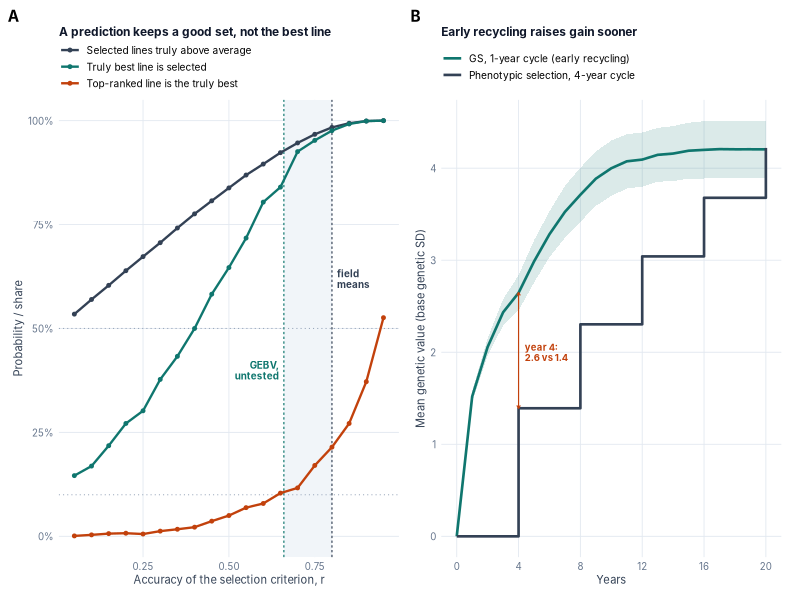
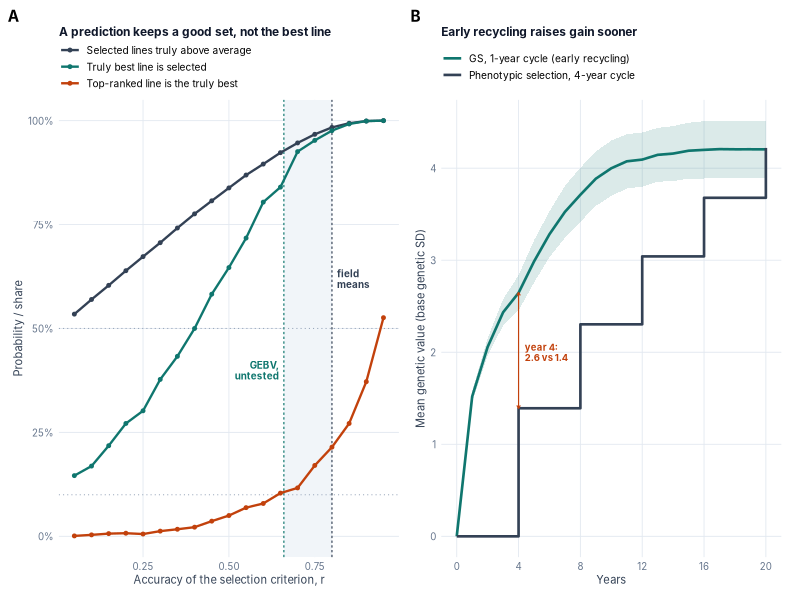

The R script that drew these images, in order:
# ==================================================================
# Fig. 4 - what genomic selection delivers
# (A) selecting on an imperfect predictor keeps a good set, not the best line
#     (data from Fig4A_selection_curves.R -> Fig4A_selection_curves.csv)
# (B) genetic gain over 20 years: GS with early recycling vs phenotypic selection
#     (data from Fig4B_multicycle_GS_vs_PS.R -> Fig4B_multicycle_summary.csv)
# Packages: ggplot2, patchwork
# ==================================================================
library(ggplot2); library(patchwork)
fam <- "Inter"
th <- theme_minimal(base_size = 8, base_family = fam) +
  theme(panel.grid.minor = element_blank(), panel.grid.major = element_line(colour = "#E2E8F0", linewidth = 0.3),
        axis.title = element_text(size = 8, colour = "#334155"), axis.text = element_text(size = 7, colour = "#64748B"),
        legend.position = "top", legend.justification = "left", legend.title = element_blank(),
        legend.text = element_text(size = 7.3), legend.key.width = unit(16, "pt"), legend.key.height = unit(8, "pt"),
        legend.margin = margin(0, 0, 0, 0), plot.margin = margin(14, 8, 4, 4),
        plot.title = element_text(face = "bold", size = 8.6, colour = "#0F172A"))

# ---- A: selection curves
a <- read.csv("Fig4A_selection_curves.csv")
a$what <- factor(a$what, levels = c("Selected lines truly above average", "Truly best line is selected",
                                    "Top-ranked line is the truly best"))
pA <- ggplot(a, aes(r, p, colour = what)) +
  annotate("rect", xmin = 0.66, xmax = 0.80, ymin = -Inf, ymax = Inf, fill = "#F1F5F9") +
  geom_vline(xintercept = 0.66, colour = "#0F766E", linetype = "22", linewidth = 0.4) +
  geom_vline(xintercept = 0.80, colour = "#334155", linetype = "22", linewidth = 0.4) +
  annotate("text", x = 0.645, y = 0.40, label = "GEBV,\nuntested", hjust = 1, size = 2.5, colour = "#0F766E",
           fontface = "bold", family = fam, lineheight = 0.9) +
  annotate("text", x = 0.815, y = 0.62, label = "field\nmeans", hjust = 0, size = 2.5, colour = "#334155",
           fontface = "bold", family = fam, lineheight = 0.9) +
  geom_hline(yintercept = c(0.5, 0.1), colour = "#94A3B8", linetype = "dotted", linewidth = 0.35) +
  geom_line(linewidth = 0.8) + geom_point(size = 1) +
  scale_colour_manual(values = c("#334155", "#0F766E", "#C2410C")) +
  scale_y_continuous(limits = c(0, 1), labels = scales::percent) +
  guides(colour = guide_legend(ncol = 1)) +
  labs(x = "Accuracy of the selection criterion, r", y = "Probability / share",
       title = "A prediction keeps a good set, not the best line") + th

# ---- B: gain, two schemes
d <- read.csv("Fig4B_multicycle_summary.csv")
b <- rbind(data.frame(year = d$year, y = d$GSretrain_gain, se = d$GSretrain_se, s = "GS, 1-year cycle (early recycling)"),
           data.frame(year = d$year, y = d$PS_gain, se = d$PS_se, s = "Phenotypic selection, 4-year cycle"))
b$s <- factor(b$s, levels = unique(b$s))
pB <- ggplot(b, aes(year, y, colour = s, fill = s)) +
  geom_ribbon(data = b[b$s != "Phenotypic selection, 4-year cycle", ],
              aes(ymin = y - 1.96 * se, ymax = y + 1.96 * se), alpha = 0.15, colour = NA) +
  geom_line(data = b[b$s != "Phenotypic selection, 4-year cycle", ], linewidth = 0.9) +
  geom_step(data = b[b$s == "Phenotypic selection, 4-year cycle", ], linewidth = 0.9) +
  annotate("segment", x = 4, xend = 4, y = 1.39, yend = 2.65, colour = "#C2410C", linewidth = 0.4,
           arrow = arrow(ends = "both", length = unit(2.5, "pt"))) +
  annotate("text", x = 4.4, y = 2.0, label = "year 4:\n2.6 vs 1.4", hjust = 0, size = 2.4, colour = "#C2410C",
           fontface = "bold", family = fam, lineheight = 0.9) +
  scale_colour_manual(values = c("#0F766E", "#334155")) + scale_fill_manual(values = c("#0F766E", "#334155"), guide = "none") +
  scale_x_continuous(breaks = seq(0, 20, 4)) +
  guides(colour = guide_legend(ncol = 1)) +
  labs(x = "Years", y = "Mean genetic value (base genetic SD)", title = "Early recycling raises gain sooner") + th

p <- (pA | pB) + plot_annotation(tag_levels = "A") &
  theme(plot.tag = element_text(face = "bold", size = 11, family = fam), plot.tag.position = c(0, 1.02))
ggsave("../figures/JXB_Fig4.pdf", p, width = 180, height = 82, units = "mm", device = cairo_pdf)
ggsave("../figures/JXB_Fig4.png", p, width = 180, height = 82, units = "mm", dpi = 600, type = "cairo")
